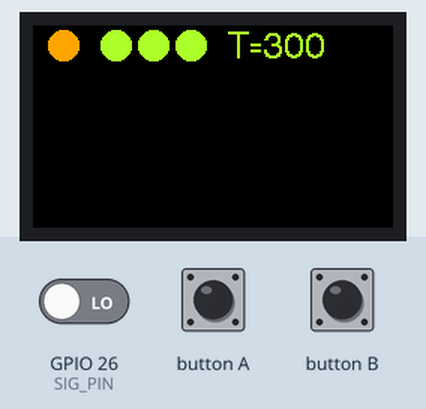
Bench run of a sketch on a simulated ESP32. On the bench: 240×135 colour display. The test bench sets the inputs (shaded band); at power-on: GPIO 26 (SIG_PIN) LOW.

Above: at 1.3 s.
1.4 s: button B pressed for 0.15 s
At 1.8 s:
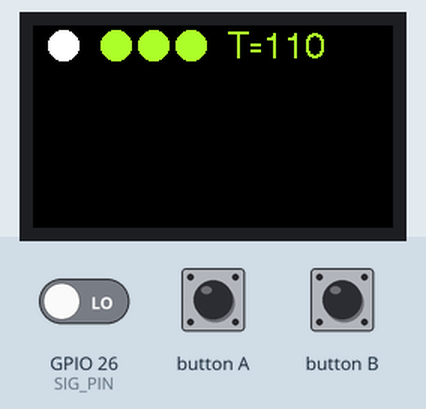
2.1 s: GPIO 26 (SIG_PIN) driven HIGH
At 2.34 s:
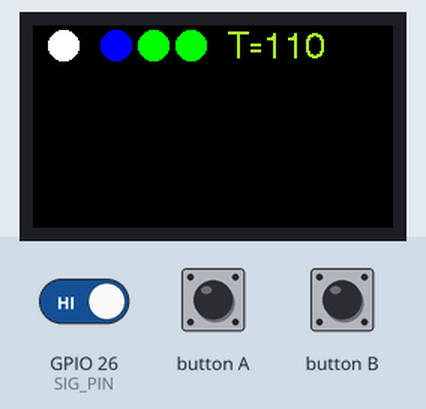
4.2 s: button A pressed for 0.15 s
At 4.78 s:
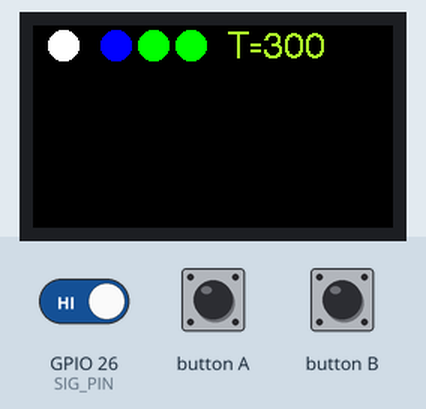
4.9 s: GPIO 26 (SIG_PIN) driven LOW
At 5.29 s:
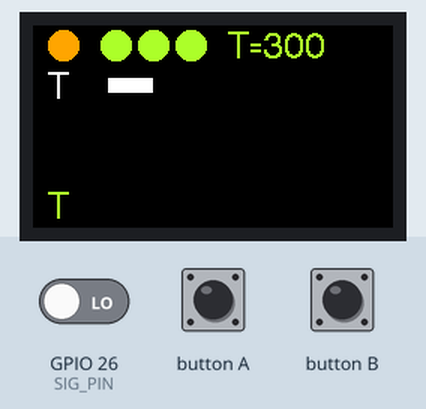
6.9 s: button B pressed for 1 s
At 8.05 s:
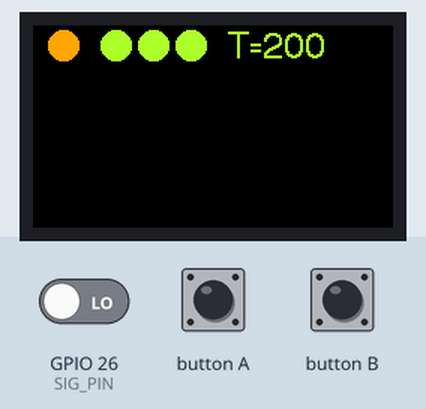
8.5 s: button A pressed for 1 s
At 9.2 s:
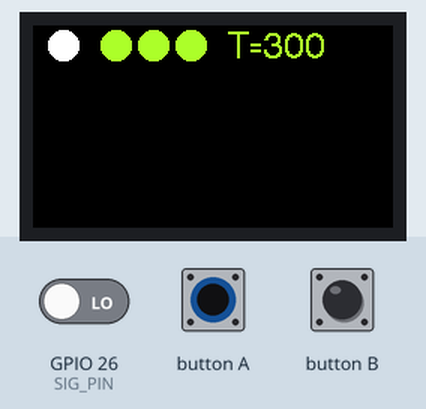
Timing chart, 0 to 11.1 s (numbered marks = the images above; inputs shaded):
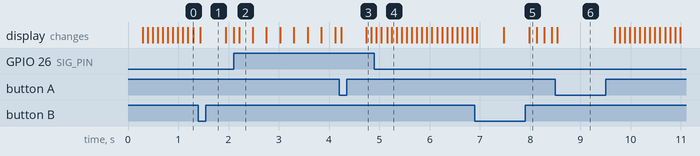

Measured:
- after the input at 1.4 s, the display: changes at once (image 1)
- after the input at 2.1 s, the display: first changes at once (image 2 shows a later state)
- after the input at 4.2 s, the display: first changes at once (image 3 shows a later state)
- after the input at 6.9 s, the display: first changes at once (image 5 shows a later state)
- after the input at 8.5 s, the display: changes at once (image 6)

The sketch:

MorseCodeDecoder.ino
```cpp
/**
 * 「シリウスの心臓」ゴッコ用　モールス信号表示器
 * (C) 2022 yurupuro
 */
#include <M5StickCPlus.h>
#include <Wire.h>
#define SIG_PIN 26
#define M5_PIN 37
#define RST_PIN 39

int sigCount;     // トンツー信号のカウント
int sigLen[9];    // [0]は使わない : ON-OFF-ON-OFFF~の時間
int sigStat;      // 受信中ステータス

static int morseCodeNum = 26 ;
// モールス信号復号用辞書 ・ = B10  － = B11
static struct morseCode_s { uint32_t code ; char str ; } morseCode[] = {
  0x80000000 , 'E' ,  // 1000 0000
  0xA0000000 , 'I' ,  // 1010 0000
  0xA8000000 , 'S' ,  // 1010 1000
  0xAA000000 , 'H' ,  // 1010 1010
  0xAB000000 , 'V' ,  // 1010 1011
  0xAC000000 , 'U' ,  // 1010 1100
  0xAE000000 , 'F' ,  // 1010 1110
  0xB0000000 , 'A' ,  // 1011 0000
  0xB8000000 , 'R' ,  // 1011 1000
  0xBA000000 , 'L' ,  // 1011 1010
  0xBC000000 , 'W' ,  // 1011 1100
  0xBE000000 , 'P' ,  // 1011 1110
  0xBF000000 , 'J' ,  // 1011 1111
  0xC0000000 , 'T' ,  // 1100 0000
  0xE0000000 , 'N' ,  // 1110 0000
  0xE8000000 , 'D' ,  // 1110 1000
  0xEA000000 , 'B' ,  // 1110 1010
  0xEB000000 , 'X' ,  // 1110 1011
  0xEC000000 , 'K' ,  // 1110 1100
  0xEE000000 , 'C' ,  // 1110 1110
  0xEF000000 , 'Y' ,  // 1110 1111
  0xF0000000 , 'M' ,  // 1111 0000
  0xF8000000 , 'G' ,  // 1111 1000
  0xFA000000 , 'Z' ,  // 1111 1010
  0xFB000000 , 'Q' ,  // 1111 1011
  0xFC000000 , 'O' ,  // 1111 1100
} ;

char dispLine[80] ; // 表示用文字列
int dispLineCur;    // 表示カラム位置

// 信号長さ計測用
unsigned long startTime;
int tempo;
int signalTime;
int blinkTime;
int timeSpan;
bool tempoColor;
int longTempoCount;
bool sendSpace; // 短音ｘ７でスペース判定：現状スペーすは表示していない

// ▲▼▲▼▲▼ Decode ▲▼▲▼▲▼
// 受信した信号をビットパターンに変換
int decodeSignal( ) {
  int sspan = timeSpan * 0.5 ;
  int lspan = timeSpan * 1.5 ;
  int decodeCode = -1 ;

  uint32_t code = 0 ;
  uint32_t codeBit = 0 ;
  for (int i=1;i<=sigCount;i++) {
    if (sspan <= sigLen[i] && sigLen[i] <= lspan) {
      codeBit = 0x80000000 >> (2*(i-1));
    } else {
      codeBit = 0xC0000000 >> (2*(i-1));
    }
    code |= codeBit ;
  }
  char str = '.';
  for (int i=0;i<morseCodeNum;i++) {
    if (morseCode[i].code == code) {
      decodeCode = i ;
      str = morseCode[i].str ;
      break ;
    }
  }
  return decodeCode ;
}

// ▲▼▲▼▲▼ Display ▲▼▲▼▲▼
// 表示の初期化
void initDisplay( ) {
  M5.Lcd.setRotation(1);
  M5.Lcd.fillScreen(BLACK);
  M5.Lcd.fillCircle( 20 , 13 , 10, WHITE);
  M5.Lcd.fillCircle( 55 , 13 , 10, GREENYELLOW);
  M5.Lcd.fillCircle( 80 , 13 , 10, GREENYELLOW);
  M5.Lcd.fillCircle( 105 , 13 , 10, GREENYELLOW);
  M5.Lcd.setTextFont(4) ;
  M5.Lcd.setTextColor(GREENYELLOW, BLACK) ;
  M5.Lcd.setTextDatum(0) ;
  M5.Lcd.setCursor(130, 3) ;
  M5.Lcd.print("T=") ;
  M5.Lcd.print(tempo) ;
}

// ▲▼▲▼▲▼ Display ▲▼▲▼▲▼
// でコードしたビットパターンから文字を表示
void dispCode(int dispCode) {
  uint32_t codeBit = 0 ;
  char str = ' ' ;
  if (dispCode >= 0) {
    codeBit = morseCode[dispCode].code ;
    str = morseCode[dispCode].str ;
  }
  M5.Lcd.fillRect(0,25,240,30,BLACK) ;
  int x = 50 ;
  for (;codeBit != 0;) {
    if ((codeBit & 0xC0000000) == 0x80000000) {
      M5.Lcd.fillRect(x,35,10,10 , WHITE) ;
      x += 20 ;
    } else {
      M5.Lcd.fillRect(x,35,30,10 , WHITE) ;
      x += 40 ;
    }
    codeBit <<= 2 ;
  }

  M5.Lcd.setTextColor(WHITE, BLACK) ;
  M5.Lcd.setCursor(10, 30) ;
  M5.Lcd.print(str) ;

  dispLine[dispLineCur] = str ;
  M5.Lcd.setTextColor(GREENYELLOW, BLACK) ;
  M5.Lcd.setCursor(10 + dispLineCur * 26 , 110) ;
  M5.Lcd.print(str) ;

  dispLineCur ++ ;
  if (dispLineCur > 8) {
    M5.Lcd.fillRect(0,80 ,240, 60 ,BLACK) ;
    M5.Lcd.setTextColor(GREENYELLOW, BLACK) ;
    for (int i=0;i<dispLineCur;i++) {
      M5.Lcd.setCursor(10 + i * 26 , 80) ;
      M5.Lcd.print(dispLine[i]) ;
    }
    dispLineCur = 0 ;
  }
}

// ▲▼▲▼▲▼ Setup ▲▼▲▼▲▼
void setup() {
  M5.begin(); // 電源管理がメンドクサイから入れてる
  M5.Axp.ScreenBreath(10);

  pinMode(SIG_PIN,INPUT) ;
  pinMode(M5_PIN,INPUT) ;
  pinMode(RST_PIN,INPUT) ;

  sigCount = 0 ;
  sigStat = LOW ;
  dispLineCur = 0 ;

  tempo  = 300;
  timeSpan = 60 * 1000 / tempo / 2 ;
  longTempoCount = 0 ;
  sendSpace = true ;

  initDisplay( ) ;

  tempoColor = true ;
  startTime = millis();
  signalTime = startTime ;
  blinkTime = startTime ;
}

// ▲▼▲▼▲▼ Loop ▲▼▲▼▲▼
void loop() {
  long int newTime = millis();
  int btn = digitalRead(SIG_PIN) ;

  if (btn == HIGH) {
    // 打鍵状態の処理
    if (sigStat == LOW) {
      signalTime = newTime ;
      sigStat = HIGH ;
      sigCount ++ ;
    }
    sigLen[sigCount] = newTime - signalTime ;

    switch(longTempoCount) {
      case 1:
        M5.Lcd.fillCircle( 55 , 13 , 10, BLUE);
        break ;
      case 2:
        M5.Lcd.fillCircle( 80 , 13 , 10, BLUE);
        break ;
      case 3:
        M5.Lcd.fillCircle(105 , 13 , 10, BLUE);
        break ;
      default:
        M5.Lcd.fillCircle( 55 , 13 , 10, GREEN);
        M5.Lcd.fillCircle( 80 , 13 , 10, GREEN);
        M5.Lcd.fillCircle( 105 , 13 , 10, GREEN);
    }
  } else {
    // 解放状態の処理
    if (sigStat == HIGH) {
      signalTime = newTime ;
      sigStat = LOW;
    }
    int blankTime = newTime - signalTime ;
    if ((sigCount > 0 && blankTime >= timeSpan * 2.5) || sigCount == 4) {
      // Term
      int decodeCode = decodeSignal( ) ;
      dispCode(decodeCode) ;
      sigCount = 0;
      sendSpace = false ;
    }
    if (!sendSpace && blankTime > timeSpan * 7 && sigCount ==0) {
      // SPACE
      sendSpace = true ;
    }

    M5.Lcd.fillCircle( 55 , 13 , 10, GREENYELLOW);
    M5.Lcd.fillCircle( 80 , 13 , 10, GREENYELLOW);
    M5.Lcd.fillCircle( 105 , 13 , 10, GREENYELLOW);
    longTempoCount = 0 ;
  }

  // テンポ表示
  if (newTime - blinkTime >= timeSpan) {
    blinkTime = newTime ;
    tempoColor = tempoColor ? false : true ;
    if (tempoColor) {
      M5.Lcd.fillCircle( 20 , 13 , 10, WHITE);
    } else {
      M5.Lcd.fillCircle( 20 , 13 , 10, ORANGE);
    }
    longTempoCount ++ ;
  }

  // 右側のボタンをクリックでテンポを変える
  if (digitalRead(RST_PIN) == LOW) {
    sigCount = 0 ;
    sigStat = LOW ;
    dispLineCur = 0 ;

    switch(tempo) {
      case 300:  tempo  = 110; break ;
      case 110:  tempo  = 200; break ;
      case 200:  tempo  = 300; break ;
    }
    timeSpan = 60 * 1000 / tempo / 2 ;
    longTempoCount = 0 ;
    sendSpace = true ;

    initDisplay( ) ;
    delay(500) ;
  }

  // M5ボタンをクリックで表示を初期状態に戻す
  if (digitalRead(M5_PIN) == LOW) {
    sigCount = 0 ;
    sigStat = LOW ;
    dispLineCur = 0 ;

    tempo  = 300;
    timeSpan = 60 * 1000 / tempo / 2 ;
    longTempoCount = 0 ;
    sendSpace = true ;

    initDisplay( ) ;
    delay(500) ;
  }
}
```
